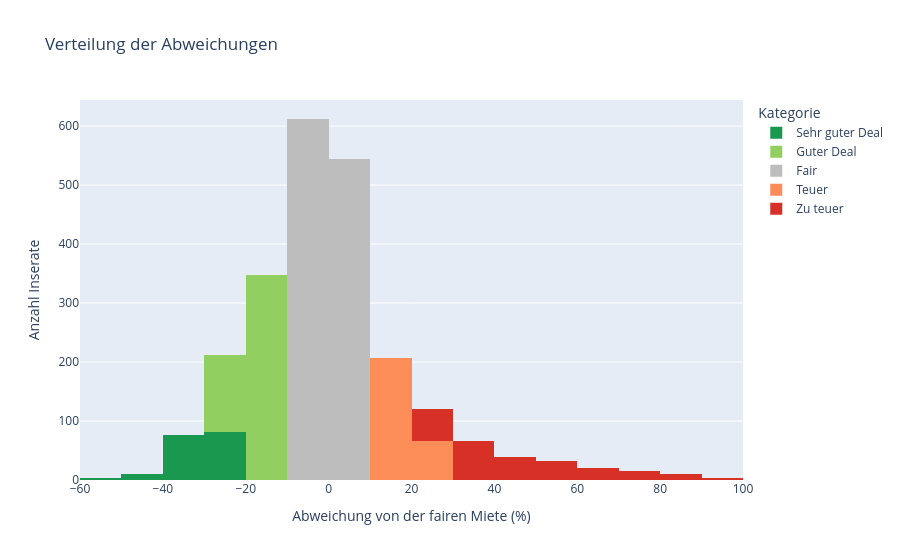

This figure's notebook cell:
### Markdown cell above
## 3.12 Verteilung der Abweichungen
Das Histogramm zeigt, wie viele Inserate unter bzw. über der Modell-Schätzung liegen.

### Code cell
farben = {"Sehr guter Deal": "#1a9850", "Guter Deal": "#91cf60", "Fair": "#bdbdbd",
          "Teuer": "#fc8d59", "Zu teuer": "#d73027"}
reihenfolge = ["Sehr guter Deal", "Guter Deal", "Fair", "Teuer", "Zu teuer"]

fig = px.histogram(df, x="abweichung", nbins=80, color="kategorie",
                   color_discrete_map=farben, category_orders={"kategorie": reihenfolge},
                   labels={"abweichung": "Abweichung von der fairen Miete (%)", "kategorie": "Kategorie"},
                   title="Verteilung der Abweichungen")
fig.update_xaxes(range=[-60, 100])
fig.update_yaxes(title="Anzahl Inserate")
fig.show()

print("Inserate über +100 % (nicht im Bild):", (df["abweichung"] > 100).sum())

### Figure 1 — Plotly figure (JSON) as saved in the notebook; plotly's stock layout.template omitted (floating-point values rounded to 4 significant figures; data arrays with more than 128 entries replaced by an {"elided": "..."} marker saying what was removed)
{"data": [{"bingroup": "x", "hovertemplate": "Kategorie=Sehr guter Deal<br>Abweichung von der fairen Miete (%)=%{x}<br>count=%{y}<extra></extra>", "legendgroup": "Sehr guter Deal", "marker": {"color": "#1a9850", "pattern": {"shape": ""}}, "name": "Sehr guter Deal", "nbinsx": 80, "orientation": "v", "showlegend": true, "type": "histogram", "x": {"elided": "173 float values"}, "xaxis": "x", "yaxis": "y"}, {"bingroup": "x", "hovertemplate": "Kategorie=Guter Deal<br>Abweichung von der fairen Miete (%)=%{x}<br>count=%{y}<extra></extra>", "legendgroup": "Guter Deal", "marker": {"color": "#91cf60", "pattern": {"shape": ""}}, "name": "Guter Deal", "nbinsx": 80, "orientation": "v", "showlegend": true, "type": "histogram", "x": {"elided": "479 float values"}, "xaxis": "x", "yaxis": "y"}, {"bingroup": "x", "hovertemplate": "Kategorie=Fair<br>Abweichung von der fairen Miete (%)=%{x}<br>count=%{y}<extra></extra>", "legendgroup": "Fair", "marker": {"color": "#bdbdbd", "pattern": {"shape": ""}}, "name": "Fair", "nbinsx": 80, "orientation": "v", "showlegend": true, "type": "histogram", "x": {"elided": "1156 float values"}, "xaxis": "x", "yaxis": "y"}, {"bingroup": "x", "hovertemplate": "Kategorie=Teuer<br>Abweichung von der fairen Miete (%)=%{x}<br>count=%{y}<extra></extra>", "legendgroup": "Teuer", "marker": {"color": "#fc8d59", "pattern": {"shape": ""}}, "name": "Teuer", "nbinsx": 80, "orientation": "v", "showlegend": true, "type": "histogram", "x": {"elided": "272 float values"}, "xaxis": "x", "yaxis": "y"}, {"bingroup": "x", "hovertemplate": "Kategorie=Zu teuer<br>Abweichung von der fairen Miete (%)=%{x}<br>count=%{y}<extra></extra>", "legendgroup": "Zu teuer", "marker": {"color": "#d73027", "pattern": {"shape": ""}}, "name": "Zu teuer", "nbinsx": 80, "orientation": "v", "showlegend": true, "type": "histogram", "x": {"elided": "258 float values"}, "xaxis": "x", "yaxis": "y"}], "layout": {"barmode": "relative", "legend": {"title": {"text": "Kategorie"}, "tracegroupgap": 0}, "title": {"text": "Verteilung der Abweichungen"}, "xaxis": {"anchor": "y", "domain": [0, 1], "range": [-60, 100], "title": {"text": "Abweichung von der fairen Miete (%)"}}, "yaxis": {"anchor": "x", "domain": [0, 1], "title": {"text": "Anzahl Inserate"}}}}
